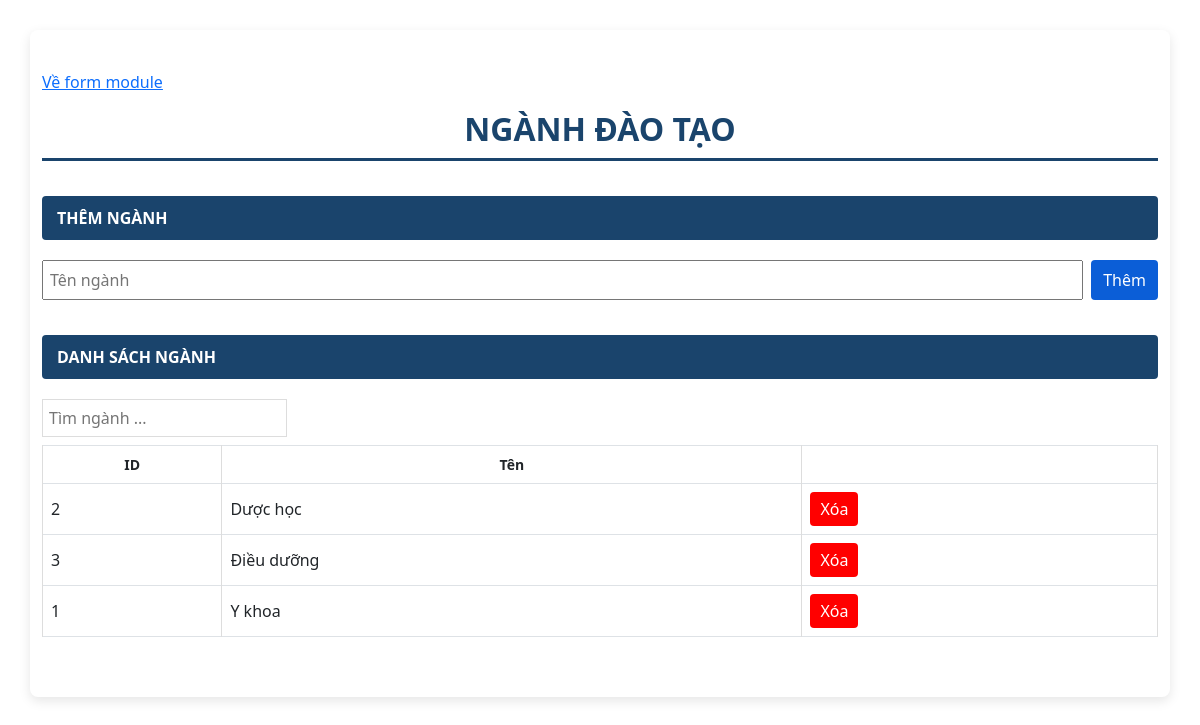
Page /majors.php on the committed database.
### tables this page shows
CREATE TABLE `majors` (
  `id` INT AUTO_INCREMENT PRIMARY KEY,
  `name` VARCHAR(255) NOT NULL
);

### db.php (called while the page is built, shortened)
<?php
function h($s) {
    return htmlspecialchars($s ?? '', ENT_QUOTES, 'UTF-8');
}
?>

### majors.php (the view, shortened to what this page needs)
<?php
require 'db.php';
$majors = $pdo->query('SELECT * FROM majors ORDER BY name')->fetchAll(PDO::FETCH_ASSOC);
?>
<!doctype html>
<html>
<head>
    <link rel="stylesheet" href="assets/style.css">
    <link rel="stylesheet" href="assets/majors.css">
    <link href="https://cdn.jsdelivr.net/npm/bootstrap@5.3.0/dist/css/bootstrap.min.css" rel="stylesheet">
    <link href="https://cdn.jsdelivr.net/npm/select2@4.1.0-rc.0/dist/css/select2.min.css" rel="stylesheet" />
</head>
<body>
    <div class="container syllabus-container">
        <p><a href="index.php">Về form module</a></p>
        <h2 class="text-center main-title">Ngành đào tạo</h2>
        <div class="section">
            <div class="section-title">Thêm ngành</div>
            <form method="post" class="row-input">
                <input name="name" placeholder="Tên ngành" required>                    <button class="button" name="add">Thêm</button>
            </form>
        </div>
        <div class="section">
            <div class="section-title">DANH SÁCH NGÀNH</div>
            <div>
                <input
                    type="text"
                    id="searchMajor"
                    class="search_input"
                    placeholder="Tìm ngành ..."
                />
            </div>
            <?php if ($majors): ?>
                <table class="table table-bordered align-middle table-hover">
                    <thead class="">
                    <tr >
                        <th >ID</th>
                        <th>Tên</th>
                        <th></th>
                    </tr>
                    </thead>
                        <tbody id="majorTable">
                            <?php foreach ($majors as $m): ?>
                                <tr>
                                    <td><?= h($m['id']) ?></td>
                                    <td><?= h($m['name']) ?></td>
                                    <td>
                                        <form method="post" style="margin: 0;">
                                            <button class="button danger button_del" name="delete" value="<?= h($m['id']) ?>">
                                                Xóa
                                            </button>
                                        </form>
                                    </td>
                                </tr>
                            <?php endforeach; ?>
                        </tbody>
                    </table>
            <?php else: ?>
                <p>Chưa có ngành nào.</p>
            <?php endif; ?>
        </div>
    </div>
</body>
</html>

### assets/style.css (style rules this page uses)
body { font-family: Arial, Helvetica, sans-serif; margin: 20px; background: #f8f9fb }
.container { max-width: 1100px; margin: 0 auto; background: #fff; padding: 20px; border-radius: 6px; box-shadow: 0 2px 8px rgba(0, 0, 0, 0.05) }
.section { margin-bottom: 20px }
.table { width: 100%; border-collapse: collapse; margin-top: 8px }
.table th, .table td { border: 1px solid #ddd; padding: 6px }
.row-input { display: flex; gap: 8px; margin-bottom: 6px }
.row-input input, .row-input select { flex: 1; padding: 6px }
.button { padding: 8px 12px; border: none; background: #0b5ed7; color: #fff; border-radius: 4px; cursor: pointer }

### assets/majors.css (style rules this page uses)
body { background-color: #f4f6f9; padding-top: 30px; padding-bottom: 50px; font-family: 'Segoe UI', Tahoma, Geneva, Verdana, sans-serif; }
.syllabus-container { background: #ffffff; border-radius: 8px; box-shadow: 0 4px 12px rgba(0, 0, 0, 0.1); padding: 40px; }
.main-title { font-weight: 700; color: #1a446c; text-transform: uppercase; margin-bottom: 30px; border-bottom: 3px solid #1a446c; padding-bottom: 10px; }
.section-title { background: #1a446c; color: #ffffff; padding: 10px 15px; font-weight: 600; text-transform: uppercase; margin-top: 35px; margin-bottom: 20px; border-radius: 4px; }
.table th { background-color: #f8f9fa; color: #333; font-weight: 600; text-align: center; vertical-align: middle; font-size: 14px; }
.button_del { padding: 5px 10px 5px 10px; background: red; }
.search_input { border: 1px solid #ddd; padding: 6px; }

### rows in the picture
majors: id "2", name "Dược học"
majors: id "3", name "Điều dưỡng"
majors: id "1", name "Y khoa"
